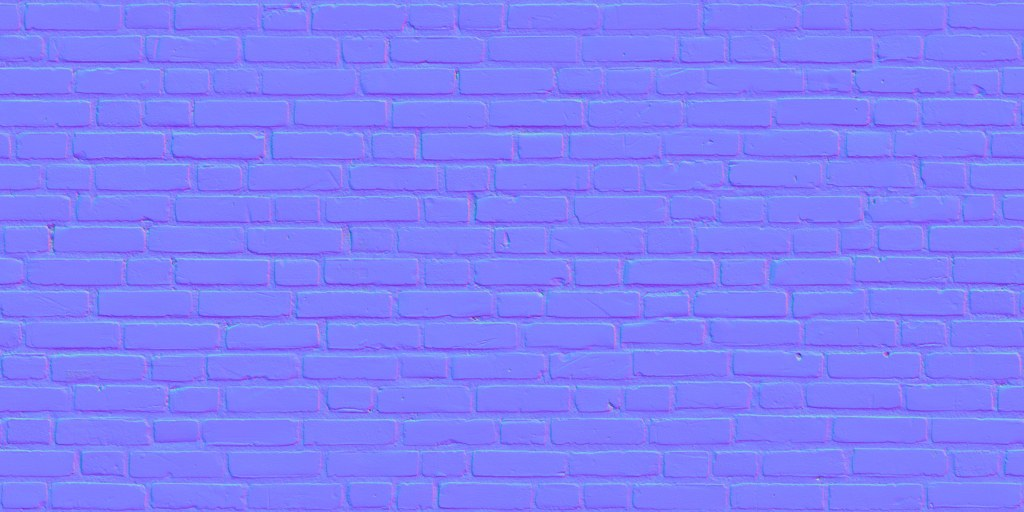
#> input picture godot/assets/city/bricks_a_normal.jpg, 1024 x 512 px, given in place of ref_a.png, which was not available
$ python clarity_ref.py ../../../godot/assets/city
#> lines starting #> are read from the running program, lines starting #| are printed output that depends on the picture; pictures that were not available may be replaced by others from this repository, and a replacement may not be noted
"""Reference-based clarity metrics: is a render genuinely better filtered, or merely softer?

The reference is the same camera position rendered at 2x the resolution (2560x1440, full 3D resolution,
MSAA 4x, 8x anisotropic, no mip bias) and downsampled with a Lanczos filter to 1280x720: an anti-aliased,
properly filtered image of what the scene really contains. Each variant at 1280x720 is compared with it:

  error    mean |variant - reference| (0-255). Lower = closer to the true image.
  detail   fine-detail energy (|image - Gaussian blur r=1|) relative to the reference's. 1.00 = as much real
           detail as the reference; < 1 = softer than the truth (detail lost to blur); > 1 = extra energy the
           true image does not have (aliasing, grain, sharpening halos).
  edges    gradient strength on the reference's strongest edges (lane markings, kerbs, building outlines),
           relative to the reference. < 1 = edges smeared.
  shimmer  mean |high-pass(view) - high-pass(view 5 cm further)|: how much fine detail flickers when the
           camera moves 5 cm (the reference's own value is the floor for a stable image).
usage: python3 clarity_ref.py <dir> [--ref <name>] <variant> [<variant> ...]   (reference default "ref")"""
import sys
from PIL import Image, ImageFilter, ImageChops, ImageStat

REGIONS = {"road_near": (380, 470, 900, 720), "road_far": (480, 370, 800, 470), "buildings": (0, 60, 1280, 360)}


def load(p, size=None):
    im = Image.open(p).convert("L")
    return im.resize(size, Image.LANCZOS) if size and im.size != size else im


def mean(im):
    return ImageStat.Stat(im).mean[0]


def detail(im):
    return mean(ImageChops.difference(im, im.filter(ImageFilter.GaussianBlur(1))))


def hp(im):
    return ImageChops.subtract(im, im.filter(ImageFilter.GaussianBlur(2)), 1, 128)


def grad(im):
    return ImageChops.add(im.filter(ImageFilter.Kernel((3, 3), [-1, 0, 1, -2, 0, 2, -1, 0, 1], 1, 128)).point(lambda v: abs(v - 128) * 2),
                          im.filter(ImageFilter.Kernel((3, 3), [-1, -2, -1, 0, 0, 0, 1, 2, 1], 1, 128)).point(lambda v: abs(v - 128) * 2))


def edge_strength(im, mask):
    return ImageStat.Stat(grad(im), mask).mean[0]


def top_mask(g, frac=0.04):
    h = g.histogram()
    total = sum(h)
    acc = 0
    thr = 255
    for v in range(255, -1, -1):
        acc += h[v]
        if acc >= total * frac:
            thr = v
            break
    return g.point(lambda v: 255 if v >= thr else 0)


def main():
    d = sys.argv[1]
    args = sys.argv[2:]
    ref = "ref"
    if "--ref" in args:
        i = args.index("--ref")
        ref = args[i + 1]
        args = args[:i] + args[i + 2:]
    ref_a = load(f"{d}/{ref}_a.png", (1280, 720))
#> in load, `im = Image.open(p).convert("L")`:
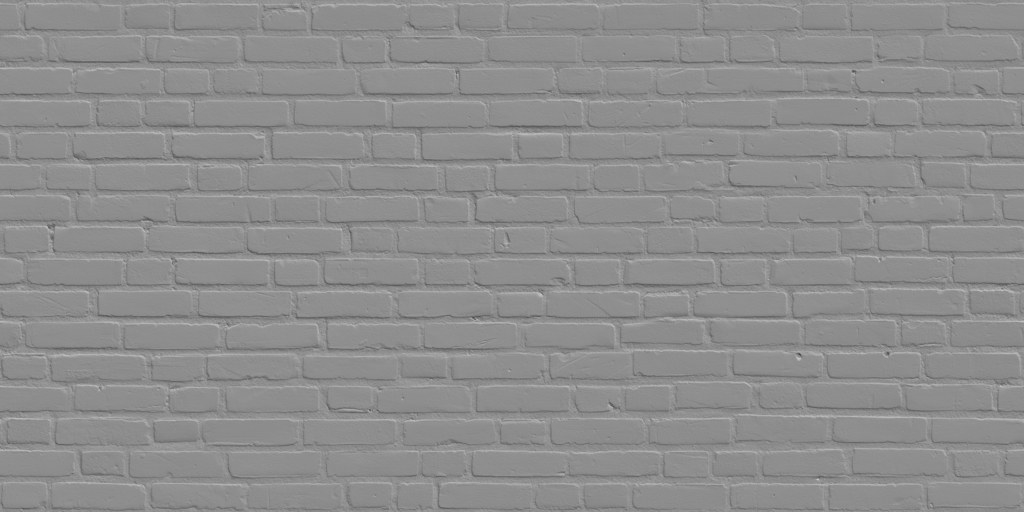
#> im: PIL image 1024x512 L; min 64, max 200, mean 141.6
    ref_b = load(f"{d}/{ref}_b.png", (1280, 720))
#> call 2 of load, with p = '../../../godot/assets/city/ref_b.png', size = (1280, 720)
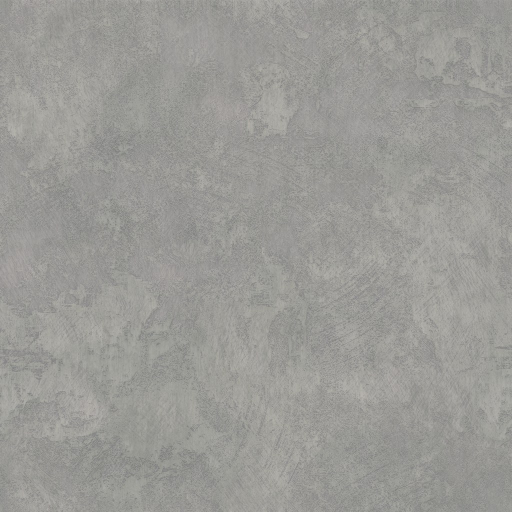
#> input picture godot/assets/city/plaster_white_albedo.jpg, 1024 x 1024 px, given in place of ref_b.png, which was not available (shown at 1/2 size)
    print(f"{'variant':10s} {'region':10s} {'error':>6s} {'detail':>7s} {'edges':>6s} {'shimmer':>8s}")
    for name, box in REGIONS.items():
        ra, rb = ref_a.crop(box), ref_b.crop(box)
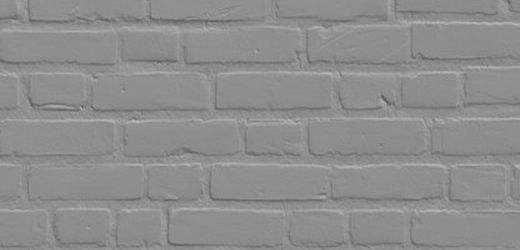
#> ra: PIL image 520x250 L; min 81, max 191, mean 141.2
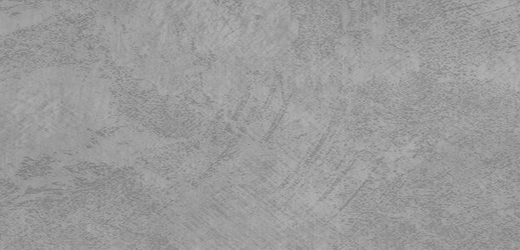
#> rb: PIL image 520x250 L; min 117, max 183, mean 154.6
        rd = detail(ra)
#> rd = 1.41
        mask = top_mask(grad(ra))
#> in grad, `return ImageChops.add(im.filter(ImageFilter.Kernel((3, 3), [-1, 0, 1, ..`:
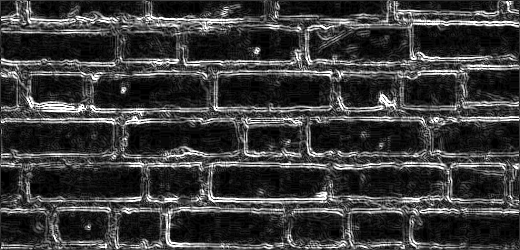
#> returned value: PIL image 520x250 L; min 0, max 255, mean 58.5
#> in top_mask, `h = g.histogram()`: h = 256 values, max 12887 at index 8, min 0 at index 1, mean 507.8
#> in top_mask, `total = sum(h)`: total = 130000
#> the loop in top_mask, `for v in range(255, -1, -1):` made 44 passes
#> acc on passes 1 to 12: 2274, 2292, 2292, 2505, 2505, 2505, 2505, 2708, 2708, 2708, 2708, 2928
#> after the loop in top_mask, `for v in range(255, -1, -1):`: acc = 5435
#> in top_mask, `return g.point(lambda v: 255 if v >= thr else 0)`:
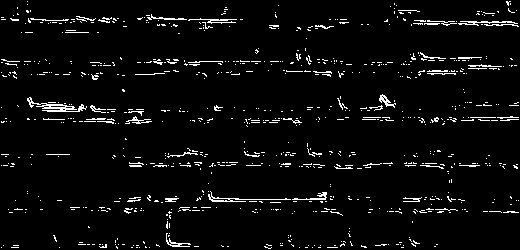
#> returned value: PIL image 520x250 L; 4.2% white in thin lines or dots
        re = edge_strength(ra, mask)
#> re = 240.1
        rs = mean(ImageChops.difference(hp(ra), hp(rb)))
#> in hp, `return ImageChops.subtract(im, im.filter(ImageFilter.GaussianBlur(2)),..`:
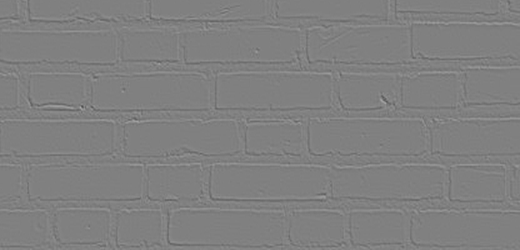
#> returned value: PIL image 520x250 L; min 78, max 169, mean 128
#> rs = 5.88
        print(f"{'reference':10s} {name:10s} {0.0:6.2f} {1.0:7.2f} {1.0:6.2f} {rs:8.2f}")
#| reference  road_near    0.00    1.00   1.00     5.88
        for v in args:
            va, vb = load(f"{d}/{v}_a.png").crop(box), load(f"{d}/{v}_b.png").crop(box)
            err = mean(ImageChops.difference(va, ra))
            print(f"{v:10s} {name:10s} {err:6.2f} {detail(va) / rd:7.2f} {edge_strength(va, mask) / re:6.2f} {mean(ImageChops.difference(hp(va), hp(vb))):8.2f}")


main()
